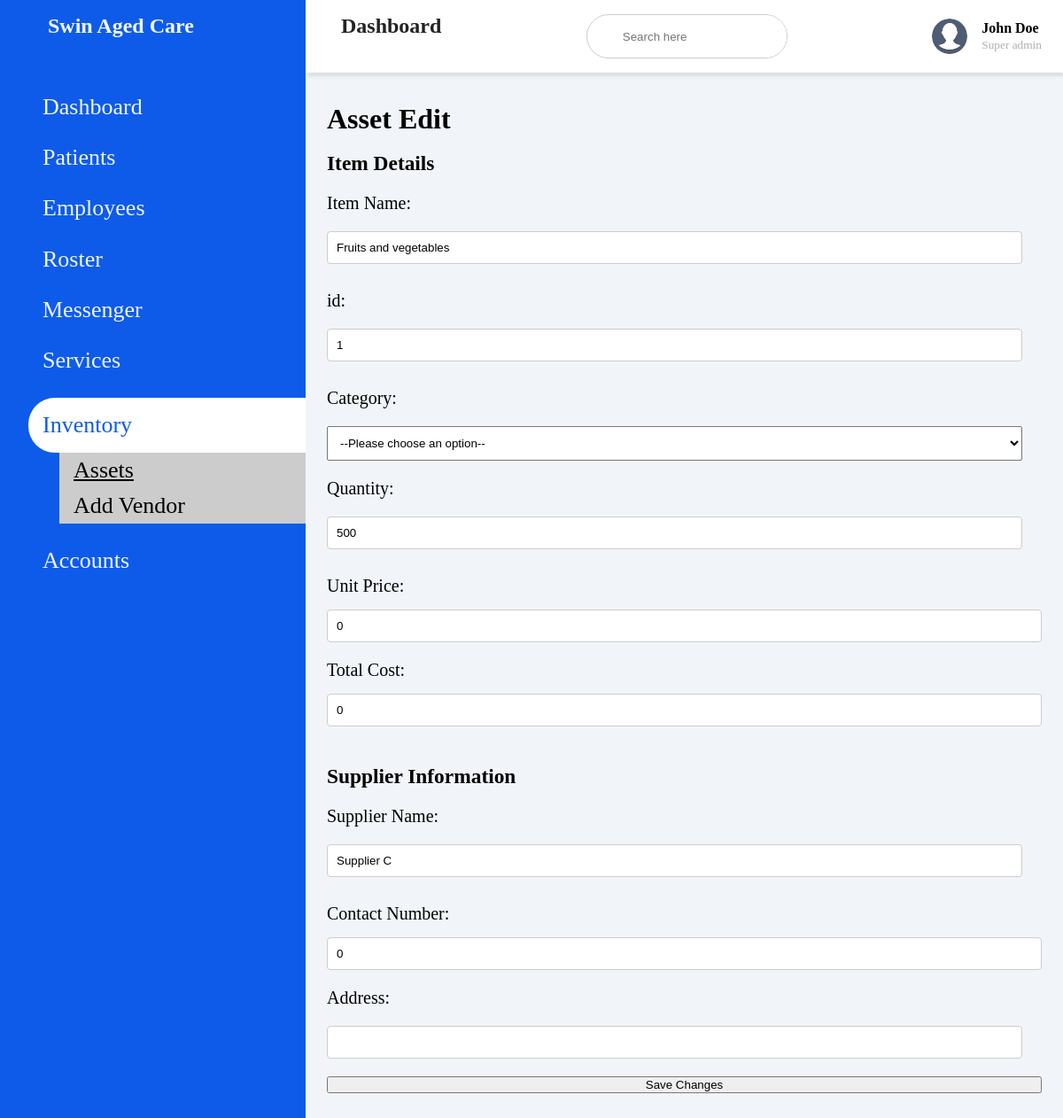
The page /Admin/foodEdit.php?id=1 on the database its author committed.
### tables this page shows
CREATE TABLE `food` (
  `id` int(11) NOT NULL,
  `ItemName` varchar(100) DEFAULT NULL,
  `Supplier` varchar(50) DEFAULT NULL,
  `Quantity` int(11) DEFAULT NULL,
  `phone` int(15) NOT NULL,
  `category` enum('medicine','medical','food','hygiene','linen') NOT NULL,
  `unit_price` int(100) NOT NULL,
  `total` int(100) NOT NULL,
  `address` varchar(50) NOT NULL
);

### Admin/foodEdit.php (the view, shortened to what this page needs)
<!DOCTYPE html >
<html lang="en">
<head>
<link rel= "stylesheet" href= "https://maxst.icons8.com/vue-static/landings/line-awesome/line-awesome/1.3.0/css/line-awesome.min.css" >
<link rel="stylesheet" href="patient.css">
</head>
<body>
    <div class="sidebar">
        <div class="sidebar-brand">
            <h2><span class="las la-clinic-medical"></span> <span>Swin Aged Care</span></h2>
        </div>
        <div class="sidebar-menu">
            <ul>
                <li>
                    <a href="homepage.php" class=""><span class="las la-igloo"></span>
                    <span>Dashboard</span></a>
                </li>
                <li>
                    <a href="patient_form.php" class=""><span class="lab la-accessible-icon"></span>
                    <span>Patients</span></a>
                </li>
                <li>
                    <a href="addEmployee.html"><span class="las la-users"></span>
                    <span>Employees</span></a>
                </li>
                <li>
                    <a href="Roster.html" class=""><span class="las la-clipboard-list"></span>
                    <span>Roster</span></a>
                </li>
                <li>
                    <a href="messenger.php"><span class="las la-receipt"></span>
                    <span>Messenger</span></a>
                </li>
                <li>
                    <a href="Service.php" class=""><span class="las la-bell"></span>
                    <span>Services</span></a>
                </li>
                <li>
                    <a href="Inventory.php" class="active"><span class="las la-receipt"></span>
                    <span>Inventory</span></a>
                    <div class="sub-menu">
                        <a href="" class="sub-item1"><i class="las la-angle-right"></i>Assets</a>
                        <a href="Vendor.php" class="sub-item"><i class="las la-angle-right"></i>Add Vendor</a>
                    </div>
                </li>
                <li>
                    <a href="account.php"><span class="las la-user-circle"></span>
                    <span>Accounts</span></a>
                </li>
            </ul>
        </div>
    </div>
    <div class="main-content">
        <header>
            <h2>
                <label for="nav-toggle">
                    <span class="las la-bars"></span>
                    Dashboard
                </label>
            </h2>
            <div class="search-wrapper">
                <input type="search" placeholder="Search here">
            </div>
            <div class="user-wrapper">
                <img src="Profile.png" width="40px" height="40px" alt="">
                <div>
                    <h4>John Doe</h4>
                    <small>Super admin</small>
                </div>
            </div>
        </header>
        <main>
        <?php
            $servername = "localhost";
            $username = "root";
            $password = "";
            $dbname = "admin";
            $conn = new mysqli($servername, $username, $password, $dbname);
                if (isset($_GET['id'])) {
                    $id = $_GET['id'];
                } elseif (isset($_POST['id'])) {
                    $id = $_POST['id'];
                }
                        $selectSQL = "SELECT * FROM food WHERE id = '$id'";
                        $result = $conn->query($selectSQL);
                        if ($result->num_rows > 0) {
                            $row = $result->fetch_assoc();
                    ?>
            <h1>Asset Edit</h1>
            <br>
            <form  method="POST" action="">
                <h3>Item Details</h3>
                    <label for="item-name">Item Name:</label>
                    <input type="text" id="item-name" name="ItemName" value="<?php echo $row['ItemName']; ?>">
                    <label for="item-name">id:</label>
                    <input type="text" id="item-name" name="id" value="<?php echo $row['id']; ?>" readonly>
                    <label for="category">Category:</label>
                    <select id="category" name="category" onchange="showTable()">
                        <option value="">--Please choose an option--</option>
                    </select>
                    <label for="item-quantity">Quantity:</label>
                    <input type="text" id="item-quantity" name="Quantity" value="<?php echo $row['Quantity'] ?>">
                    <label for="unit-price">Unit Price:</label>
                    <input type="number" id="unit-price" name="unit_price" step="0.01" value="<?php echo $row['unit_price']; ?>">
                    <label for="total-cost">Total Cost:</label>
                    <input type="number" id="total-cost" name="total" step="0.01" value="<?php echo $row['total']; ?>">
                <br>
                <h3>Supplier Information</h3>
                    <label for="supplier-name">Supplier Name:</label>
                    <input type="text" id="supplier-name" name="Supplier" value="<?php echo $row['Supplier'] ?>">
                    <label for="supplier-contact">Contact Number:</label>
                    <input type="tel" id="supplier-contact" name="phone" value="<?php echo $row['phone']; ?>">
                    <label for="supplier-address">Address:</label>
                    <input type="text" id="supplier-address" name="address" value="<?php echo $row['address']; ?>">
                    <input type="submit" name="update" value="Save Changes">
            </form>
            <?php
                } else {
                    echo "No details found for the specified vendor.";
                }
            ?>
        </main>
    </div>
</body>
</html>

### Admin/patient.css (style rules this page uses)
* { padding: 0; margin: 0; box-sizing: border-box; list-style-type: none; text-decoration: none; }
.sidebar { width: 345px; position: fixed; left: 0; top: 0; height: 100%; background: #0f5be9; z-index: 100; transition: width 300ms; }
.sidebar-brand { height: 90px; padding: 1rem 0rem 1rem 2rem; color: aliceblue; }
.sidebar-brand h2 span { display: inline-block; padding-right: 1rem; }
.sidebar-menu { margin-top: 1rem; }
.sidebar-menu li { width: 100%; margin-bottom: 1.7rem; padding-left: 2rem; }
.sidebar-menu a { padding-left: 1rem; display: block; color: aliceblue; font-size: 26px; }
.sidebar-menu a.active { background: #fff; padding-top: 1rem; padding-bottom: 1rem; color:#0f5be9; border-radius: 30px 0px 0px 30px; }
.sub-menu a { margin-left: 35px; background-color:#ccc; color: black; }
.sub-item, .sub-item1 { padding: 5px; }
.sub-item1 { text-decoration: underline; }
.main-content { transition: margin-left 300ms; margin-left: 345px; }
header { display: flex; justify-content: space-between; padding: 1rem 1.5rem; box-shadow: 2px 2px 5px rgba(0,0,0,0.2); position: fixed; left: 345px; width: calc(100% - 345px); top: 0; background-color: #fff; }
header h2 { color: #222; }
header label span { font-size: 1.5rem; padding-right: 1rem; }
.search-wrapper { border: 1px solid #ccc; border-radius: 30px; height: 50px; display: flex; align-items: center; overflow-x: hidden; }
.search-wrapper input { height: 100%; padding: .5rem; border: none; outline: none; }
.user-wrapper { display: flex; align-items: center; }
.user-wrapper img { border-radius: 50%; margin-right: 1rem; }
.user-wrapper h4 { margin-bottom: 0; }
.user-wrapper small { display: inline-block; color: #aeaeae; margin-top: -3px; }
main { margin-top: 84px; padding: 2rem 1.5rem; background: #f1f5f9; min-height: calc(100vh - 90px); }
form { display: grid; grid-gap: 10px; font-size: 20px; }
label { display: block; margin-bottom: 5px; }
input[type="text"], input[type="date"] { width: 100%; padding: 8px; margin-top: 2px; margin-bottom: 10px; box-sizing: border-box; display: block; }
input[type="text"], input[type="tel"], input[type="email"], input[type="number"] { width: 100%; padding: 10px; border: 1px solid #ccc; border-radius: 4px; }
#category { width: calc(100% - 22px); padding: 10px; margin-top: 5px; }
form > label { margin-top: 10px; display: block; }
input[type="text"], input[type="date"] { width: calc(100% - 22px); padding: 10px; margin-top: 5px; }

### rows shown on the page
food: ItemName "Fruits and vegetables", id "1", Quantity "500", unit_price "0", total "0", Supplier "Supplier C", phone "0"
